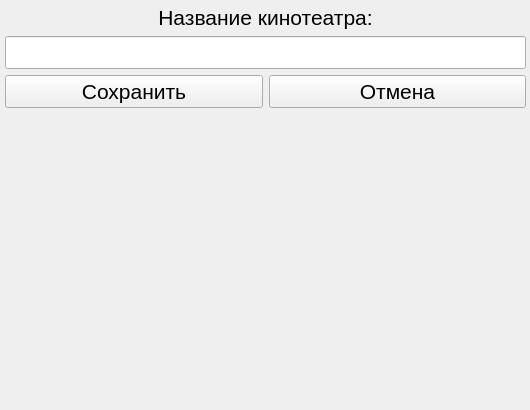
<?xml version="1.0" encoding="UTF-8"?>
<ui version="4.0">
 <class>Form</class>
 <widget class="QWidget" name="Form">
  <property name="geometry">
   <rect>
    <x>0</x>
    <y>0</y>
    <width>530</width>
    <height>410</height>
   </rect>
  </property>
  <property name="sizePolicy">
   <sizepolicy hsizetype="Preferred" vsizetype="Preferred">
    <horstretch>0</horstretch>
    <verstretch>0</verstretch>
   </sizepolicy>
  </property>
  <property name="windowTitle">
   <string>Добавить кинотеатр</string>
  </property>
  <widget class="QWidget" name="gridLayoutWidget">
   <property name="geometry">
    <rect>
     <x>0</x>
     <y>0</y>
     <width>531</width>
     <height>411</height>
    </rect>
   </property>
   <layout class="QGridLayout" name="gridLayout">
    <property name="sizeConstraint">
     <enum>QLayout::SetMinAndMaxSize</enum>
    </property>
    <property name="leftMargin">
     <number>5</number>
    </property>
    <property name="topMargin">
     <number>5</number>
    </property>
    <property name="rightMargin">
     <number>5</number>
    </property>
    <property name="bottomMargin">
     <number>5</number>
    </property>
    <item row="2" column="0">
     <widget class="QPushButton" name="button_save">
      <property name="font">
       <font>
        <pointsize>16</pointsize>
       </font>
      </property>
      <property name="text">
       <string>Сохранить</string>
      </property>
     </widget>
    </item>
    <item row="2" column="1">
     <widget class="QPushButton" name="button_cancel">
      <property name="font">
       <font>
        <pointsize>16</pointsize>
       </font>
      </property>
      <property name="text">
       <string>Отмена</string>
      </property>
     </widget>
    </item>
    <item row="1" column="0" colspan="2">
     <widget class="QLineEdit" name="title">
      <property name="font">
       <font>
        <pointsize>16</pointsize>
       </font>
      </property>
      <property name="alignment">
       <set>Qt::AlignCenter</set>
      </property>
     </widget>
    </item>
    <item row="0" column="0" colspan="2">
     <widget class="QLabel" name="label">
      <property name="sizePolicy">
       <sizepolicy hsizetype="Minimum" vsizetype="Maximum">
        <horstretch>0</horstretch>
        <verstretch>0</verstretch>
       </sizepolicy>
      </property>
      <property name="font">
       <font>
        <pointsize>16</pointsize>
        <italic>false</italic>
       </font>
      </property>
      <property name="text">
       <string>Название кинотеатра:</string>
      </property>
      <property name="alignment">
       <set>Qt::AlignCenter</set>
      </property>
     </widget>
    </item>
   </layout>
  </widget>
 </widget>
 <resources/>
 <connections/>
</ui>
